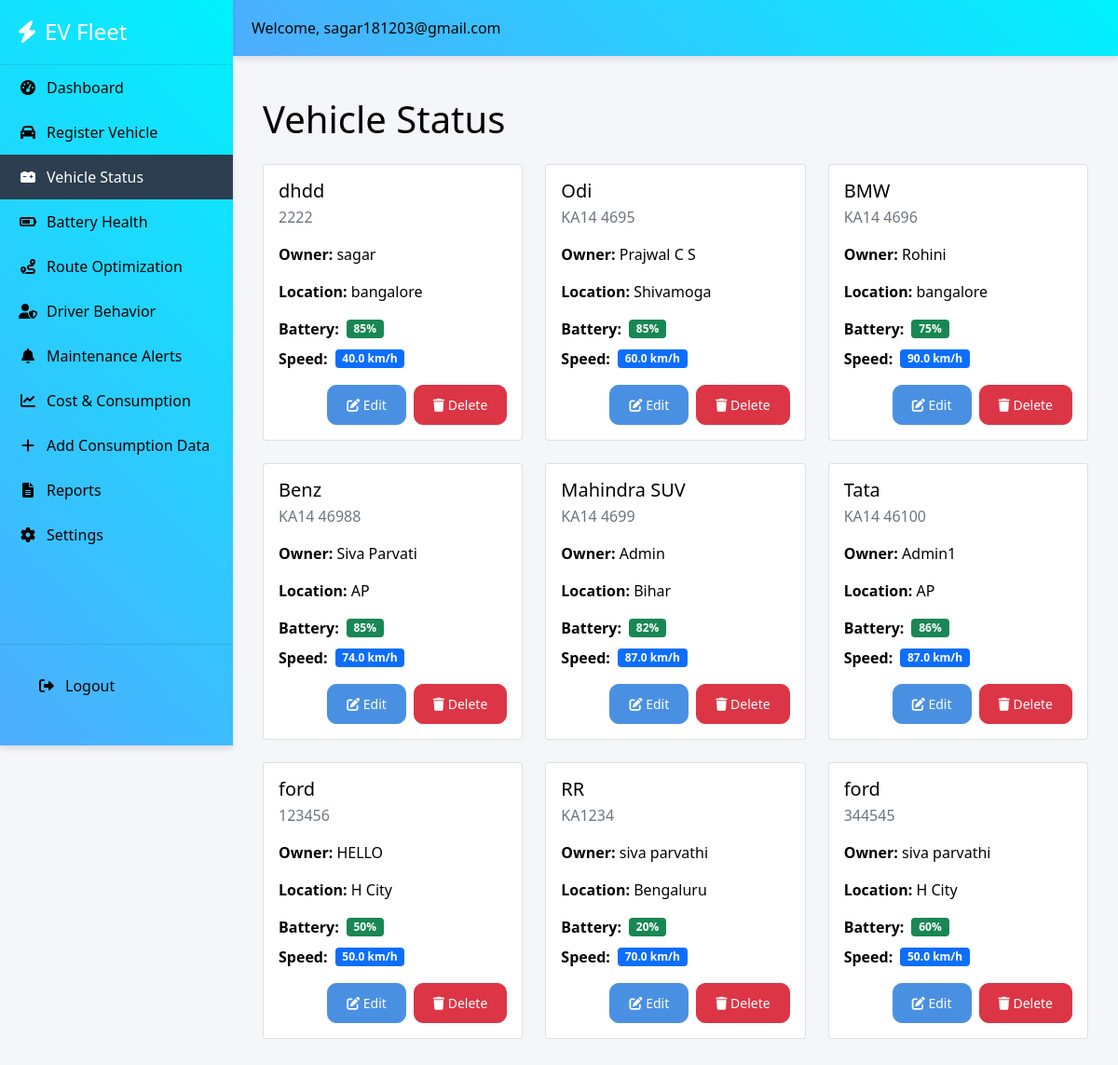
Page /vehicle_status (signed in) on the committed database.
### app.py (models this page shows)
class Vehicle(db.Model):
    id = db.Column(db.Integer, primary_key=True)
    vehicle_name = db.Column(db.String(100), nullable=False)
    vehicle_number = db.Column(db.String(50), unique=True, nullable=False)
    owner_name = db.Column(db.String(100), nullable=False)
    battery_status = db.Column(db.Integer, nullable=False)
    location = db.Column(db.String(200), nullable=False)
    speed = db.Column(db.Float, nullable=False)

### app.py (the view)
@app.route('/vehicle_status')
def vehicle_status():
    vehicles = Vehicle.query.all()
    return render_template('vehicle_status.html', vehicles=vehicles)

### templates/vehicle_status.html (shortened to what this page needs)
{% extends 'base.html' %}
{% block content %}
<div class="container mt-4">
    <h1 class="mb-4">Vehicle Status</h1>
    <div class="row">
        {% for vehicle in vehicles %}
        <div class="col-md-6 col-lg-4 mb-4">
            <div class="card h-100">
                <div class="card-body">
                    <h5 class="card-title">{{ vehicle.vehicle_name }}</h5>
                    <p class="card-subtitle mb-2 text-muted">{{ vehicle.vehicle_number }}</p>
                    <div class="mt-3">
                        <p><strong>Owner:</strong> {{ vehicle.owner_name }}</p>
                        <p><strong>Location:</strong> {{ vehicle.location }}</p>
                        <div class="d-flex align-items-center mb-2">
                            <strong class="me-2">Battery:</strong>
                            <div class="badge bg-success">{{ vehicle.battery_status }}%</div>
                        </div>
                        <div class="d-flex align-items-center">
                            <strong class="me-2">Speed:</strong>
                            <div class="badge bg-primary">{{ vehicle.speed }} km/h</div>
                        </div>
                    </div>
                    <div class="mt-3 d-flex justify-content-end">
                        <button class="btn btn-sm btn-primary me-2" onclick="editVehicle({{ vehicle.id }})">
                            <i class="fas fa-edit"></i> Edit
                        </button>
                        <button class="btn btn-sm btn-danger" onclick="deleteVehicle({{ vehicle.id }})">
                            <i class="fas fa-trash"></i> Delete
                        </button>
                    </div>
                </div>
            </div>
        </div>
        {% endfor %}
    </div>
</div>
{% endblock %}

### static/css/style.css (style rules this page uses)
:root { --primary-color: #4a90e2; --secondary-color: #2c3e50; --success-color: #27ae60; --warning-color: #f39c12; --danger-color: #e74c3c; --background-color: #f5f6fa; --card-background: #ffffff; --text-primary: rgb(3, 3, 3); --text-secondary: #7f8c8d; --shadow: 0 4px 6px rgba(0, 0, 0, 0.1); --border-radius: 10px; --sidebar-width: 250px; --sidebar-collapsed-width: 70px; --topbar-height: 60px; --gradient-primary: linear-gradient(45deg, #4facfe, #00f2fe); --gradient-secondary: linear-gradient(45deg, #f39c12, #e74c3c); --gradient-three: linear-gradient(135deg, #ffffff, #ffecb3); }
body { background-color: var(--background-color); color: var(--text-primary); font-family: 'Segoe UI','Segoe UI Emoji', 'Noto Color Emoji', 'Apple Color Emoji', Tahoma, Geneva, Verdana, sans-serif; margin: 0; padding: 0; overflow-x: hidden; }
.btn { border-radius: var(--border-radius); padding: 10px 20px; font-weight: 500; transition: all 0.3s ease; }
.btn-primary { background-color: var(--primary-color); border-color: var(--primary-color); }

### rows in the picture
Vehicle: vehicle_name "dhdd", vehicle_number "2222", owner_name "sagar", location "bangalore", battery_status "85", speed "40.0"
Vehicle: vehicle_name "Odi", vehicle_number "KA14 4695", owner_name "Prajwal C S", location "Shivamoga", battery_status "85", speed "60.0"
Vehicle: vehicle_name "BMW", vehicle_number "KA14 4696", owner_name "Rohini", location "bangalore", battery_status "75", speed "90.0"
Vehicle: vehicle_name "Benz", vehicle_number "KA14 46988", owner_name "Siva Parvati", location "AP", battery_status "85", speed "74.0"
Vehicle: vehicle_name "Mahindra SUV", vehicle_number "KA14 4699", owner_name "Admin", location "Bihar", battery_status "82", speed "87.0"
Vehicle: vehicle_name "Tata", vehicle_number "KA14 46100", owner_name "Admin1", location "AP", battery_status "86", speed "87.0"
Vehicle: vehicle_name "ford", vehicle_number "123456", owner_name "HELLO", location "H City", battery_status "50", speed "50.0"
Vehicle: vehicle_name "RR", vehicle_number "KA1234", owner_name "siva parvathi", location "Bengaluru", battery_status "20", speed "70.0"
Vehicle: vehicle_name "ford", vehicle_number "344545", owner_name "siva parvathi", location "H City", battery_status "60", speed "50.0"

### other values in the picture
{{ session.get('username', 'User') }} "sagar181203@gmail.com"
